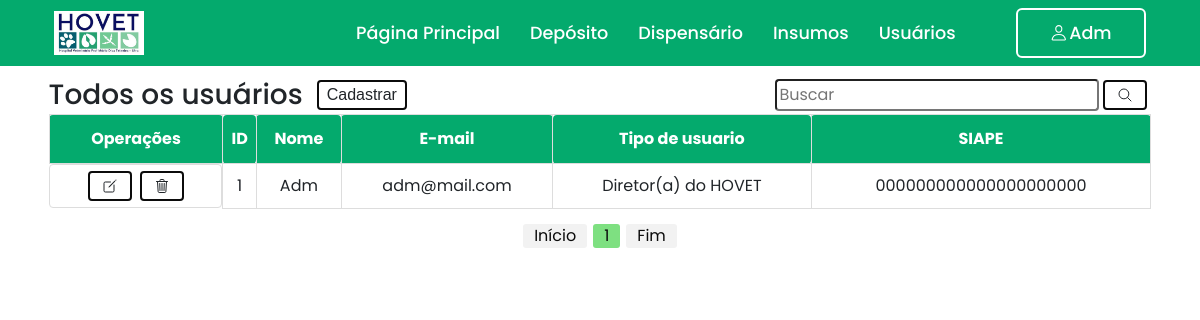
Page /painel-adm/index.php?menuop=usuarios (signed in) on the committed database.
### tables this page shows
create table usuarios(
	usuario_id int primary key auto_increment,
    usuario_nome varchar(100) not null,
    usuario_mail varchar(100) unique not null,
    usuario_tipo_usuario_id int,
    foreign key(usuario_tipo_usuario_id) references tipo_usuario(tipo_usuario_id) on delete set null,
    usuario_siape varchar(50) unique not null,
    usuario_senha varchar(256) not null
);

create table tipo_usuario (
	tipo_usuario_id int primary key auto_increment,
    tipo_usuario_tipo varchar(100) not null
);

### painel-adm/usuarios/painel_users.php (the view, shortened to what this page needs)
<section class="painel_usuarios">
    <div class="container">
        <div class="menu_header">
            <div class="menu_user">
                <h3>Todos os usuários</h3>
                <a href="index.php?menuop=cadastro_usuario">
                    <button class="btn">Cadastrar</button>
                </a>
            </div>
            <div>
                <form action="index.php?menuop=usuarios" method="post" class="form_buscar">
                    <input type="text" name="txt_pesquisa_usuarios" placeholder="Buscar">
                    <button type="submit" class="btn">
                        <span class="icon">
                            <ion-icon name="search-outline"></ion-icon>
                        </span>
                    </button>
                </form>
            </div>
        </div>
        <div class="tabelas">
            <table id="tabela_listar">
                <thead>
                    <tr>
                        <th>Operações</th>
                        <th>ID</th>
                        <th>Nome</th>
                        <th>E-mail</th>
                        <th>Tipo de usuario</th>
                        <th>SIAPE</th>
                    </tr>
                </thead>
                <tbody>
                    <?php
                        $quantidade_registros_usuarios = 10;
                        $pagina_usuarios = (isset($_GET['pagina_usuarios']))?(int)$_GET['pagina_usuarios']:1;
                        $inicio_usuarios = ($quantidade_registros_usuarios * $pagina_usuarios) - $quantidade_registros_usuarios;
                        $txt_pesquisa_usuarios = (isset($_POST["txt_pesquisa_usuarios"]))?$_POST["txt_pesquisa_usuarios"]:"";
                        $sql = "SELECT u.usuario_id, u.usuario_nome, u.usuario_mail, u.usuario_siape, t.tipo_usuario_tipo
                            FROM usuarios AS u
                            INNER JOIN tipo_usuario AS t
                            on u.usuario_tipo_usuario_id = t.tipo_usuario_id
                        WHERE
                            u.usuario_id='{$txt_pesquisa_usuarios}' or
                            u.usuario_nome LIKE '%{$txt_pesquisa_usuarios}%' or
                            t.tipo_usuario_tipo LIKE '%{$txt_pesquisa_usuarios}%' or
                            u.usuario_siape LIKE '%{$txt_pesquisa_usuarios}%' or
                            u.usuario_mail LIKE '%{$txt_pesquisa_usuarios}%'
                            ORDER BY usuario_nome ASC
                            LIMIT $inicio_usuarios,$quantidade_registros_usuarios";
                        $rs = mysqli_query($conexao,$sql) or die("Erro ao executar a consulta! " . mysqli_error($conexao));
                        while($dados = mysqli_fetch_assoc($rs)){
                    ?>
                    <tr>
                        <td class="operacoes">
                            <a href="index.php?menuop=editar_usuario&idUsuario=<?=$dados["usuario_id"]?>" class="confirmaEdit">
                                <button class="btn">
                                    <span class="icon">
                                        <ion-icon name="create-outline"></ion-icon>
                                    </span>
                                </button>
                            </a>
                            <a href="index.php?menuop=excluir_usuario&idUsuario=<?=$dados["usuario_id"]?>"
                                class="confirmaDelete">
                                <button class="btn">
                                    <span class="icon">
                                        <ion-icon name="trash-outline"></ion-icon>
                                    </span>
                                </button>
                            </a>
                        </td>
                        <td><?=$dados["usuario_id"]?></td>
                        <td><?=$dados["usuario_nome"]?></td>
                        <td><?=$dados["usuario_mail"]?></td>
                        <td><?=$dados["tipo_usuario_tipo"]?></td>
                        <td><?=$dados["usuario_siape"]?></td>
                    </tr>
                    <?php
                        }
                    ?>
                </tbody>
            </table>
        </div>
        <div class="paginacao">
            <?php
                $sqlTotalUsuarios = "SELECT usuario_id FROM usuarios";
                $queryTotalUsuarios = mysqli_query($conexao,$sqlTotalUsuarios) or die(mysqli_error($conexao));
                $numTotalUsuarios = mysqli_num_rows($queryTotalUsuarios);
                $totalPaginasUsuarios = ceil($numTotalUsuarios/$quantidade_registros_usuarios);
                echo "<a href=\"?menuop=usuarios&pagina_usuarios=1\">Início</a> ";
                    ?>
                    <?php
                for($i=1;$i<=$totalPaginasUsuarios;$i++){
                    if ($i >= ($pagina_usuarios) && $i <= ($pagina_usuarios+5)) {
                        if ($i==$pagina_usuarios) {
                            echo "<span>$i</span>";
                        } else {
                            echo " <a href=\"?menuop=usuarios&pagina_usuarios=$i\">$i</a> ";
                        }
                    }
                }
                    ?>
                    <?php
                echo " <a href=\"?menuop=usuarios&pagina_usuarios=$totalPaginasUsuarios\">Fim</a>";
            ?>
        </div>
    </div>
</section>

### css/style_personalizado.css (style rules this page uses)
* { margin: 0; padding: 0; box-sizing: border-box; font-family: 'Poppins', sans-serif; }
.container { display: flex; justify-content: center; flex-direction: column; }
@media (min-width: 1200px) { .container { max-width: 96% !important; } }
.menu_user { display: flex; gap: 10px; align-items: center; }
.menu_user > h3 { margin-bottom: 0; }
#tabela_listar { font-family: Arial, Helvetica, sans-serif; border-collapse: collapse; width: 100%; }
#tabela_listar td, #tabela_listar th { border: 1px solid #ddd; padding: 2px; border-radius: 4px; }
#tabela_listar th { padding-top: 12px; padding-bottom: 12px; text-align: center; background-color: #04AA6D; color: white; }
#tabela_listar td { text-align: center; }
.menu_header { display: flex; align-items: center; justify-content: space-between; }
button.btn { background: none; border: 2px solid #0B0B0B; font-family: "montserrat", sans-serif; padding: 1px 8px; min-width: 20px; margin: 4px; cursor: pointer; transition: color 0.4s linear; position: relative; }
button.btn::before { content: ""; position: absolute; left: 0; top: 0; width: 100%; height: 100%; background: #04AA6D; z-index: -1; transition: transform 0.5s; transform-origin: 0 0; transition-timing-function: cubic-bezier(0.5,1.6,0.4,0.7); }
button.btn::before { transform: scaleX(0); }
span.icon { display: flex; gap: 2px; align-items: center; padding: 4px; }
td.operacoes { display: flex; justify-content: center; }
.form_buscar { display: flex; align-items: center; }
.form_buscar input { padding: 2px; border-radius: .25em; }
.tabelas { display: flex; }
.paginacao { display: flex; gap: 6px; margin-top: 15px; justify-content: center; }
.paginacao a { color: #0B0B0B; background-color: #f2f2f2; border-radius: 3px; padding: 0 11px; }
.paginacao > span { color: #0B0B0B; background-color: #7EE081; border-radius: 3px; padding: 0 11px; }

### rows in the picture
usuarios: usuario_id "1", usuario_nome "Adm", usuario_mail "adm@mail.com", usuario_tipo_usuario.tipo_usuario_tipo "Diretor(a) do HOVET", usuario_siape "000000000000000000000"

### other values in the picture
$_SESSION['usuario_nome'] "Adm"
